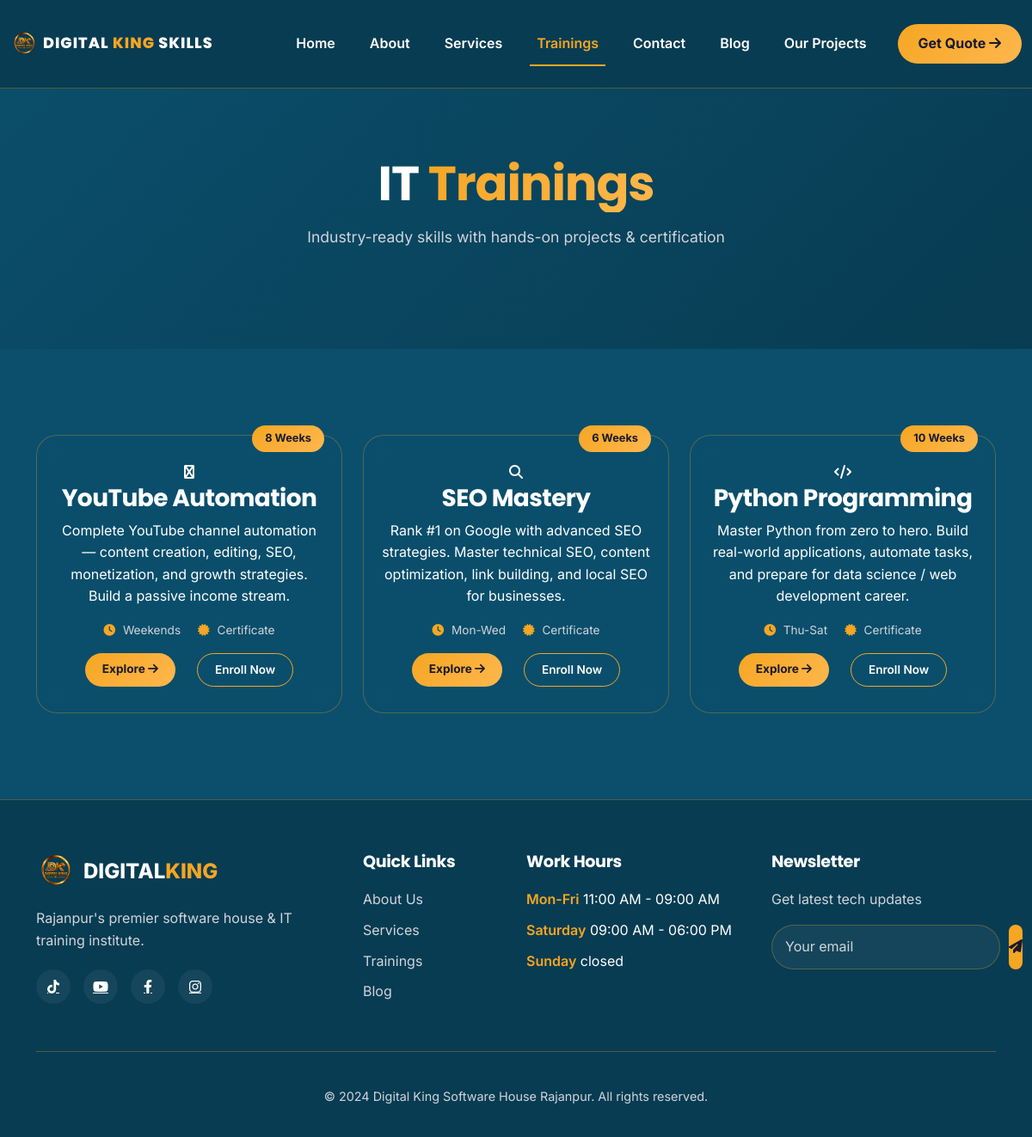
The page /training/ on the database its author committed.
### apps/main/models.py (models this page shows, shortened)
class Course(models.Model):
    LEVEL_CHOICES = [
        ('Beginner', 'Beginner'),
        ('Intermediate', 'Intermediate'),
        ('Advanced', 'Advanced'),
    ]
    STATUS_CHOICES = [
        ('Open', 'Open for Enrollment'),
        ('Closed', 'Enrollment Closed'),
        ('Coming Soon', 'Coming Soon'),
    ]
    SCHEDULE_CHOICES = [
        ('Weekends', 'Weekends'),
        ('Mon-Wed', 'Monday - Wednesday'),
        ('Thu-Sat', 'Thursday - Saturday'),
        ('Daily', 'Daily'),
        ('Flexible', 'Flexible'),
    ]
    title = models.CharField(max_length=100)
    icon = models.CharField(max_length=50,choices=ICON_CHOICES, default='fa-code')
    duration = models.CharField(max_length=50, help_text="e.g., 12 Weeks")
    level = models.CharField(max_length=20, choices=LEVEL_CHOICES, default='Beginner')
    schedule = models.CharField(max_length=20, choices=SCHEDULE_CHOICES, default='Weekends')
    slug = models.SlugField(unique=True,blank=True,null=True)
    status = models.CharField(max_length=20, choices=STATUS_CHOICES, default='Open')
    short_description = models.TextField(help_text="Short text for card")
    full_description = models.TextField(help_text="Full details for detail page")
    syllabus = models.JSONField(default=list, help_text="List of topics: ['Topic 1', 'Topic 2']")
    projects = models.JSONField(default=list, help_text="List of projects: ['Project 1', 'Project 2']")
    tools = models.JSONField(default=list, help_text="Tools covered: ['Tool 1', 'Tool 2']")
    start_date = models.DateField(blank=True, null=True)
    fee = models.CharField(max_length=50, blank=True, null=True, help_text="e.g., PKR 15,000")
    instructor = models.CharField(max_length=100, blank=True, null=True)
    certificate = models.BooleanField(default=True)
    order = models.PositiveIntegerField(default=0)
    is_active = models.BooleanField(default=True)
    show_on_home = models.BooleanField(default=False, help_text="Show on home page")
    created_at = models.DateTimeField(auto_now_add=True)
    class Meta:
        ordering = ['order', 'id']
        verbose_name = 'Course'
        verbose_name_plural = 'Courses'
    def get_absolute_url(self):
        return reverse('course_detail', kwargs={'slug': self.slug})

class SocialLink(models.Model):
    PLATFORM_CHOICES = [
        ('facebook', 'Facebook'),
        ('linkedin', 'LinkedIn'),
        ('instagram', 'Instagram'),
        ('twitter', 'Twitter'),
        ('youtube', 'YouTube'),
        ('tiktok', 'TikTok'),
        ('whatsapp', 'WhatsApp'),
    ]
    platform = models.CharField(max_length=20, choices=PLATFORM_CHOICES)
    url = models.URLField()
    icon = models.CharField(max_length=50, default='fa-facebook-f')
    order = models.PositiveIntegerField(default=0)
    is_active = models.BooleanField(default=True)
    class Meta:
        ordering = ['order']
    @property
    def icon_class(self):
        icon_map = {
            'facebook': 'fab fa-facebook-f',
            'linkedin': 'fab fa-linkedin-in',
            'instagram': 'fab fa-instagram',
            'twitter': 'fab fa-twitter',
            'youtube': 'fab fa-youtube',
            'tiktok': 'fab fa-tiktok',
            'whatsapp': 'fab fa-whatsapp',
        }
        return icon_map.get(self.platform, 'fas fa-link')

class WorkHour(models.Model):
    DAY_CHOICES = [
        ('Mon-Fri', 'Monday - Friday'),
        ('Saturday', 'Saturday'),
        ('Sunday', 'Sunday'),
    ]
    day = models.CharField(max_length=20, choices=DAY_CHOICES, unique=True)
    start_time = models.TimeField()
    end_time = models.TimeField()
    is_closed = models.BooleanField(default=False)
    class Meta:
        ordering = ['id']
        verbose_name = 'Work Hour'
        verbose_name_plural = 'Work Hours'
    @property
    def formatted_hours(self):
        if self.is_closed:
            return "Closed"
        return f"{self.start_time.strftime('%I:%M %p')} - {self.end_time.strftime('%I:%M %p')}"

### apps/main/views.py (the view)
# urls.py: path('training/', views.training, name='training'),
def training(request):
    all_courses = Course.objects.filter(is_active=True)
    return render(request, 'trainings.html', {'courses': all_courses})

### apps/main/context_processor.py (called while the page is built)
def work_hours(request):
    return {
        'work_hours': WorkHour.objects.all()
    }

def site_settings(request):
    contact_info = ContactInfo.objects.filter(is_active=True).first()
    social_links = SocialLink.objects.filter(is_active=True)
    return {
        'work_hours': WorkHour.objects.all(),
        'contact_info': contact_info,
        'social_links': social_links,
    }

### templates/trainings.html (shortened to what this page needs)
{% extends "base.html" %}
{% load static %}
{% block content %}
<section class="page-hero">
    <div class="container">
        <h1 data-aos="fade-up">IT <span class="gradient-text">Trainings</span></h1>
        <p data-aos="fade-up" data-aos-delay="100">Industry-ready skills with hands-on projects & certification</p>
    </div>
</section>
<section class="trainings-full section-padding">
    <div class="container">
        <div class="row g-4">
            {% for course in courses %}
            <div class="col-lg-4 col-md-6" data-aos="zoom-in" data-aos-delay="{{ forloop.counter|add:0 }}00">
                <div class="course-card-full">
                    <div class="course-badge-full">{{ course.duration }}</div>
                    <i class="fas {{ course.icon }}"></i>
                    <h3>{{ course.title }}</h3>
                    <p>{{ course.short_description }}</p>
                    <div class="course-meta">
                        <span><i class="fas fa-clock"></i> {{ course.schedule }}</span>
                        <span><i class="fas fa-certificate"></i> Certificate</span>
                    </div>
                    <div class="course-actions">
                        <a href="{{ course.get_absolute_url }}" class="btn-primary-glow btn-sm">Explore <i class="fas fa-arrow-right"></i></a>
                        <a href="{% url 'contact' %}" class="btn-outline-glass btn-sm">Enroll Now</a>
                    </div>
                </div>
            </div>
            {% endfor %}
        </div>
    </div>
</section>
{% endblock %}

### templates/base.html (shortened to what this page needs)
{% load static %}
<!DOCTYPE html>
<html lang="en">
<head>
    <link href="https://cdn.jsdelivr.net/npm/bootstrap@5.3.0/dist/css/bootstrap.min.css" rel="stylesheet">
    <link rel="stylesheet" href="https://cdnjs.cloudflare.com/ajax/libs/font-awesome/6.4.0/css/all.min.css">
    <link href="https://unpkg.com/aos@2.3.1/dist/aos.css" rel="stylesheet">
    <link rel="stylesheet" href="{% static 'css/styles.css' %}">
    <link rel="stylesheet" href="{% static 'css/back-image.css' %}">
    <link rel="stylesheet" href="{% static 'css/login.css' %}">
</head>
<body>
    {% block navbar %}
    <nav class="navbar navbar-expand-lg fixed-top" id="mainNav">
    <div class="container  ">
        <a class="navbar-brand" href="{% url 'home' %}">
            <div class="logo-wrapper">
                <img src="{% static 'images/logo4.png' %}" alt="Digital King Logo" class="logo-img" style="border-radius: 12px;">
                <span class="brand-text">DIGITAL <span class="brand-highlight">KING</span> SKILLS</span>
            </div>
        </a>
        <div class="collapse navbar-collapse d-none d-lg-flex" id="navbarNav">
            <ul class="navbar-nav ms-auto">
                <li class="nav-item"><a class="nav-link {% if request.resolver_match.url_name == 'home' %}active{% endif %}" href="{% url 'home' %}">Home</a></li>
                <li class="nav-item"><a class="nav-link {% if request.resolver_match.url_name == 'about' %}active{% endif %}" href="{% url 'about' %}">About</a></li>
                <li class="nav-item"><a class="nav-link {% if request.resolver_match.url_name == 'services' %}active{% endif %}" href="{% url 'services' %}">Services</a></li>
                <li class="nav-item"><a class="nav-link {% if request.resolver_match.url_name == 'training' %}active{% endif %}" href="{% url 'training' %}">Trainings</a></li>
                <li class="nav-item"><a class="nav-link {% if request.resolver_match.url_name == 'contact' %}active{% endif %}" href="{% url 'contact' %}">Contact</a></li>
                <li class="nav-item"><a class="nav-link {% if request.resolver_match.url_name == 'blog' %}active{% endif %}" href="{% url 'blog' %}">Blog</a></li>
                <li class="nav-item"><a class="nav-link {% if request.resolver_match.url_name == 'projects' %}active{% endif %}" href="{% url 'projects' %}">Our Projects</a></li>
            </ul>
            <a href="{% url 'contact' %}" class="btn-glow ms-lg-3">Get Quote <i class="fas fa-arrow-right"></i></a>
        </div>
    </div>
</nav>
    {% endblock %}
    {% block content %}{% endblock %}
    {% block footer %}
    <footer class="footer">
        <div class="container">
            <div class="row g-4">
                <div class="col-lg-4">
                    <div class="footer-logo">
                         <img src="{% static 'images/logo4.png' %}" alt="Logo" style="border-radius: 10px; height: 45px;">
                        <span>DIGITAL<span>KING</span></span>
                    </div>
                    <p>Rajanpur's premier software house & IT training institute.</p>
<div class="social-links">
    {% for link in social_links %}
        <a href="{{ link.url }}" target="_blank" title="{{ link.platform|title }}">
            <i class="{{ link.icon_class }}"></i>
        </a>
    {% empty %}
        <a href="#"><i class="fab fa-facebook-f"></i></a>
        <a href="#"><i class="fab fa-linkedin-in"></i></a>
        <a href="#"><i class="fab fa-instagram"></i></a>
        <a href="#"><i class="fab fa-twitter"></i></a>
    {% endfor %}
</div>
                </div>
                <div class="col-lg-2 col-md-6">
                    <h4>Quick Links</h4>
                    <ul>
                        <li><a href="{% url 'about' %}">About Us</a></li>
                        <li><a href="{% url 'services' %}">Services</a></li>
                        <li><a href="{% url 'training' %}">Trainings</a></li>
                        <li><a href="{% url 'blog' %}">Blog</a></li>
                    </ul>
                </div>
                <div class="col-lg-3 col-md-6">
                    <h4>Work Hours</h4>
                    <ul class="hours-list">
                       {% for wh in work_hours %}
                        <li><span>{{wh.day}}</span>
                             {% if wh.is_closed %}
                             closed
                             {% else %}
                             {{wh.formatted_hours}}
                             {% endif %}
                            </li>
                         {% empty %}
                      <li><span>Mon-Fri:</span> 9:00 AM - 8:00 PM</li>
                       <li><span>Saturday:</span> 10:00 AM - 4:00 PM</li>
                       <li><span>Sunday:</span> Closed</li>
                 {% endfor %}
                    </ul>
                </div>
                <div class="col-lg-3">
                    <h4>Newsletter</h4>
                    <p>Get latest tech updates</p>
                    <div class="newsletter-form">
                        <input type="email" placeholder="Your email">
                        <button><i class="fas fa-paper-plane"></i></button>
                    </div>
                </div>
            </div>
            <div class="footer-bottom">
                <p>&copy; 2024 Digital King Software House Rajanpur. All rights reserved.</p>
            </div>
        </div>
    </footer>
    {% endblock %}
</body>
</html>

### static/css/login.css (style rules this page uses)
.logo-img { height: 45px; width: auto; }

### templates/base.html (style rules this page uses)
html, body { overflow-x: hidden !important; max-width: 100vw; }
#mainNav > .container, #mainNav > .container-fluid { display: flex !important; flex-wrap: nowrap !important; justify-content: space-between !important; align-items: center !important; padding: 8px 12px !important; max-width: 100% !important; width: 100% !important; position: relative !important; }
#mainNav .navbar-brand { display: flex !important; align-items: center !important; margin: 0 !important; padding: 0 !important; width: auto !important; max-width: none !important; flex: 0 0 auto !important; min-width: 0 !important; }
#mainNav .logo-wrapper { display: flex !important; align-items: center !important; gap: 6px !important; min-width: 0 !important; width: auto !important; }
#mainNav .logo-img, #mainNav .navbar-brand img { height: 32px !important; width: auto !important; flex-shrink: 0 !important; display: block !important; border-radius: 8px !important; }
#mainNav .brand-text { font-weight: 800 !important; white-space: nowrap !important; display: inline-block !important; line-height: 1.2 !important; color: var(--text-white) !important; vertical-align: middle !important; max-width: none !important; overflow: visible !important; text-overflow: clip !important; }
#mainNav .brand-highlight { color: var(--gold-primary) !important; }
@media (min-width: 1200px) { #mainNav .brand-text { font-size: 1.1rem !important; } }
body:not(.home-page) #mainNav { background: var(--teal-dark) !important; border-bottom: 1px solid var(--glass-border); }

### rows shown on the page
Course: duration "8 Weeks", title "YouTube Automation", short_description "Complete YouTube channel automation — content creation, editing, SEO, monetization, and growth strategies. Build a passive income stream.", schedule "Weekends"
Course: duration "6 Weeks", title "SEO Mastery", short_description "Rank #1 on Google with advanced SEO strategies. Master technical SEO, content optimization, link building, and local SEO for businesses.", schedule "Mon-Wed"
Course: duration "10 Weeks", title "Python Programming", short_description "Master Python from zero to hero. Build real-world applications, automate tasks, and prepare for data science / web development career.", schedule "Thu-Sat"
WorkHour: day "Mon-Fri", formatted_hours "11:00 AM - 09:00 AM"
WorkHour: day "Saturday", formatted_hours "09:00 AM - 06:00 PM"
WorkHour: day "Sunday", is_closed "closed"
